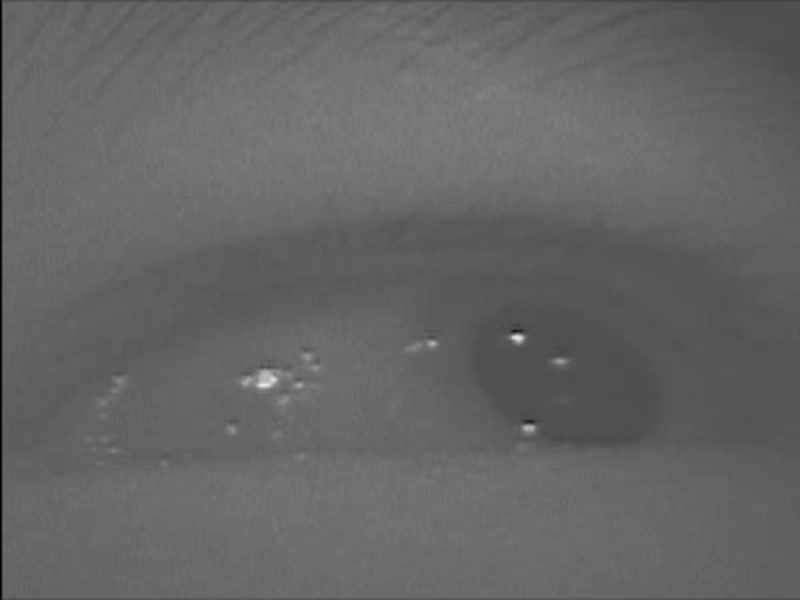
#> input picture img/01.jpg, 800 x 600 px, found by its file name
$ python view.py
#> lines starting #> are read from the running program, lines starting #| are printed output that depends on the picture; after the words box and inside, x2 and y2 are one past the last pixel; in counts of white or black regions, pixels touching at a corner belong together
import numpy as np
import cv2


def handle_mouse_click(event, x, y, flags, param) -> None:
    global mouse_x
    global mouse_y
    if event == cv2.EVENT_MOUSEMOVE:
        mouse_x, mouse_y = x, y
        return
    else:
        return


if __name__ == '__main__':
    img = cv2.imread('img\\01.jpg')
#> img is the input picture: shape (600, 800, 3); mean B, G, R 99, 102, 100
    img = cv2.resize(img, (400, 300))
#> img: shape (300, 400, 3)
    img_h, img_w = img.shape[0:2]
#> img_h = 300; img_w = 400

    if len(img.shape) == 3:
        img = cv2.cvtColor(img, cv2.COLOR_BGR2GRAY)  # 強制轉成灰階
#> img: shape (300, 400)

    # 狀態初始值
    current_x = 0
    current_y = 0
    # 如果為 True, 則以 95th 百分比、5th 百分比為圖表最大最小值
    # 否則用極值作為圖表最大最小值
    FLAG_exclude_outliers: bool = False
    FLAG_exclude_pupil: bool = False

    cursor_hover_pixel_value = -1

    # --- 瞳孔、亮點範圍 ---
    PUPIL_COLOR_RANGE = [80, 84]

    instructions="""<controls>

        W: move up
        S: move down
        A: move left
        D: move right

        F: exclude outliers (values <5% and >95% percentage)
        G: exclude pupil

        ESC: quit
    """

    print(instructions)

    while True:
        # --- img_visualize ---
        img_visualize = cv2.cvtColor(img, cv2.COLOR_GRAY2BGR)

        # --- 目前位置指標 ---
        cv2.line(img_visualize, (current_x, 0), (current_x, img_h-1), (0,255,255), 1)
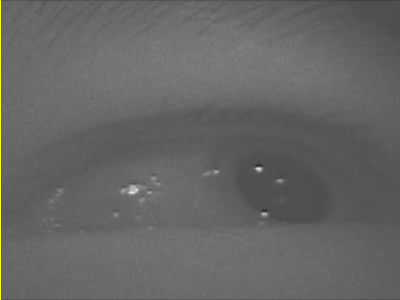
#> img_visualize: shape (300, 400, 3); mean B, G, R 101.1, 101.7, 101.7
        cv2.circle(img_visualize, (current_x, current_y), 2, (255,255,0), -1)
#> img_visualize: shape (300, 400, 3); 0% of pixels changed, all inside (x1, y1, x2, y2) = (0, 0, 3, 3)

        # --- 把瞳孔塗成藍色 ---
        if FLAG_exclude_pupil:
            ignore_list_pupil = np.where(np.logical_and(img >= 80, img <= 84))
            img_visualize[ignore_list_pupil] = (255, 0, 0)
            #include_list_pupil = np.where(np.logical_not(np.logical_and(img >= 80, img <= 84)))

        # --- 目前這一行 (current column) 的統計資料 ---
        pixels_of_current_column = img[:, current_x]
#> pixels_of_current_column = 300 values, max 20 at index 0, min 11 at index 225, mean 13.48
        column_max = np.max(pixels_of_current_column)
#> column_max = 20
        column_min = np.min(pixels_of_current_column)
#> column_min = 11
        column_avg = np.average(pixels_of_current_column)
#> column_avg = 13.48
        column_stdev = np.std(pixels_of_current_column)
#> column_stdev = 0.961

        if FLAG_exclude_pupil:
            pass

        tmp_sorted_pixels = sorted(list(pixels_of_current_column))
#> tmp_sorted_pixels = 300 values from 11 to 20

        column_percentile_5th = tmp_sorted_pixels[int(img_h*0.05-1)]
#> column_percentile_5th = 12
        column_percentile_95th = tmp_sorted_pixels[int(img_h*0.95-1)]
#> column_percentile_95th = 15

        # --- panel: 寬 700px, 高 600px ---
        TEXT_WIDTH: int = 1
        GRAPH_TEXT_WIDTH: int = 2

        panel = np.full((600, 700, 3), 255, dtype=np.uint8)
        cv2.putText(panel, f'current column (X): {current_x}', (20, 30), cv2.FONT_HERSHEY_SIMPLEX, 0.7, (0,0,0), TEXT_WIDTH)
        cv2.putText(panel, f'current row (Y): {current_y}', (20, 60), cv2.FONT_HERSHEY_SIMPLEX, 0.7, (0,0,0), TEXT_WIDTH)
        cv2.putText(panel, f'value(V) of current pixel: {img[current_y, current_x]}', (20, 90), cv2.FONT_HERSHEY_SIMPLEX, 0.7, (0,0,0), TEXT_WIDTH)
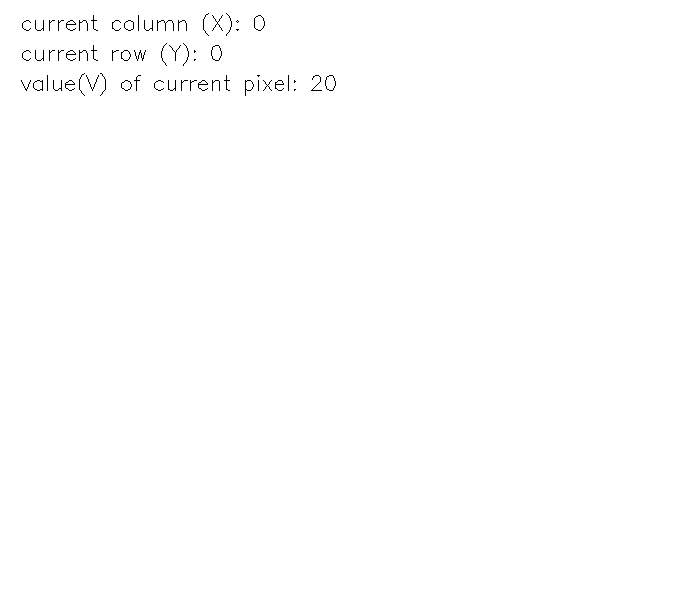
#> panel: shape (600, 700, 3); 99.7% white; black in thin lines or dots, all inside (x1, y1, x2, y2) = (21, 13, 336, 96)

        cv2.putText(panel, '<analysis of current column>', (20, 140), cv2.FONT_HERSHEY_SIMPLEX, 0.7, (0,0,0), TEXT_WIDTH)
        cv2.putText(panel, f'min:{column_min:.2f}  max:{column_max:.2f}', (20, 170), cv2.FONT_HERSHEY_SIMPLEX, 0.7, (0,0,0), TEXT_WIDTH)
        cv2.putText(panel, f'avg:{column_avg:.2f}  stdev:{column_stdev:.2f}', (20, 200), cv2.FONT_HERSHEY_SIMPLEX, 0.7, (0,0,0), TEXT_WIDTH)
        cv2.putText(panel, f'5th percentile:{column_percentile_5th:.2f}', (20, 230), cv2.FONT_HERSHEY_SIMPLEX, 0.7, (0,0,0), TEXT_WIDTH)
        cv2.putText(panel, f'95th percentile:{column_percentile_95th:.2f}', (20, 260), cv2.FONT_HERSHEY_SIMPLEX, 0.7, (0,0,0), TEXT_WIDTH)

        # 滑鼠移過的地方的 pixel value
        if cursor_hover_pixel_value != -1:
            cv2.putText(panel, f'pixel value: {cursor_hover_pixel_value}', (500, 30), cv2.FONT_HERSHEY_SIMPLEX, 0.7, (255,0,0), GRAPH_TEXT_WIDTH)

        # 圖表 (630x260 px)
        graph_w, graph_h = 630, 260
        graph_x, graph_y = 20, 320  # 圖表起始位置

        # 圖表 X, Y 軸
        cv2.line(panel, (graph_x, graph_y+graph_h), (graph_x+graph_w, graph_y+graph_h), (0,0,0), 1)
        cv2.line(panel, (graph_x, graph_y), (graph_x+graph_w, graph_y), (0,0,0), 1)
        cv2.line(panel, (graph_x, graph_y), (graph_x, graph_y+graph_h), (0,0,0), 1)

        # 顯示圖表最大最小值
        if FLAG_exclude_outliers:
            cv2.putText(panel, f'{column_percentile_5th:.2f} (5%)', (10, 580), cv2.FONT_HERSHEY_SIMPLEX, 0.6, (255,0,0), GRAPH_TEXT_WIDTH)
            cv2.putText(panel, f'{column_percentile_95th:.2f} (95%)', (10, 320), cv2.FONT_HERSHEY_SIMPLEX, 0.6, (255,0,0), GRAPH_TEXT_WIDTH)
        else:
            cv2.putText(panel, f'{column_min:.2f} (min)', (10, 580), cv2.FONT_HERSHEY_SIMPLEX, 0.6, (255,0,0), GRAPH_TEXT_WIDTH)
            cv2.putText(panel, f'{column_max:.2f} (max)', (10, 320), cv2.FONT_HERSHEY_SIMPLEX, 0.6, (255,0,0), GRAPH_TEXT_WIDTH)
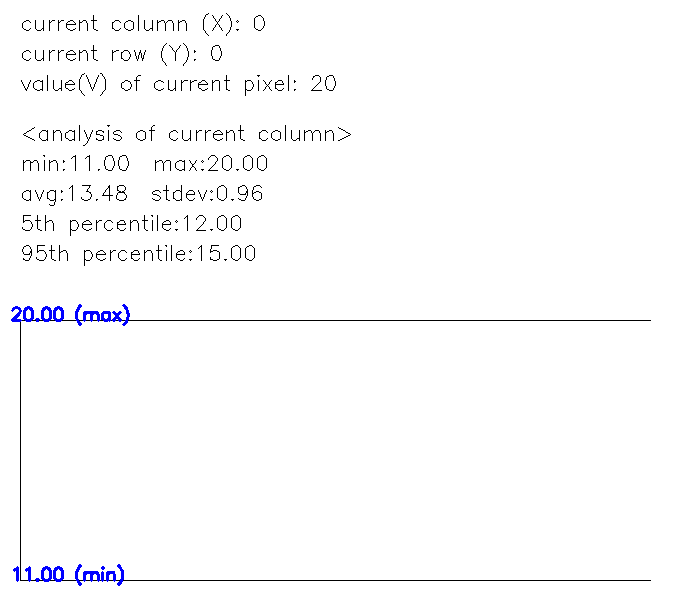
#> panel: shape (600, 700, 3); mean of channels 0, 1, 2 251.7, 250.8, 250.8; drawn as B, G, R

        DOT_SIZE: int = 1  # 1 -- 邊緣多加 1 個 pixel (= 3 pixel寬)
        prev_dot_x, prev_dot_y, prev_value = 0, 0, 0

        for y in range(img_h):
            dot_x = int(graph_x + graph_w*(y/img_h))

            if FLAG_exclude_outliers:
                dot_y = int(graph_y + graph_h - ((img[y, current_x]-column_percentile_5th)/(column_percentile_95th-column_percentile_5th))*graph_h)
            else:
                dot_y = int(graph_y + graph_h - ((img[y, current_x]-column_min)/(column_max-column_min))*graph_h)

            if y == current_y:
                panel[dot_y-DOT_SIZE-2: dot_y+DOT_SIZE+3, dot_x-DOT_SIZE-2: dot_x+DOT_SIZE+3] = (0, 255, 0)
            elif FLAG_exclude_outliers and (img[y, current_x] > column_percentile_95th or img[y, current_x] < column_percentile_5th):
                panel[dot_y-DOT_SIZE: dot_y+DOT_SIZE+1, dot_x-DOT_SIZE: dot_x+DOT_SIZE+1] = (160,160,160)
            else:
                panel[dot_y-DOT_SIZE: dot_y+DOT_SIZE+1, dot_x-DOT_SIZE: dot_x+DOT_SIZE+1] = (0, 0, 255)

            if 0 < y < img_h-1:
                if FLAG_exclude_outliers:
                    if (column_percentile_5th <= prev_value <= column_percentile_95th) and (column_percentile_5th <= img[y, current_x] <= column_percentile_95th):
                        cv2.line(panel, (prev_dot_x, prev_dot_y), (dot_x, dot_y), (0, 0, 255), 2)
                else:
                    cv2.line(panel, (prev_dot_x, prev_dot_y), (dot_x, dot_y), (0, 0, 255), 2)

            if FLAG_exclude_outliers:
                if column_percentile_5th <= img[y, current_x] <= column_percentile_95th:
                    prev_dot_x, prev_dot_y = dot_x, dot_y
                    prev_value = img[y, current_x]
            else:
                prev_dot_x, prev_dot_y = dot_x, dot_y
#> this loop made 300 passes
#> (dot_y, prev_dot_x, prev_dot_y) on passes 1 to 12: (320, 20, 320), (493, 22, 493), (522, 24, 522), (493, 26, 493), (493, 28, 493), (493, 30, 493), (493, 32, 493), (493, 34, 493), (464, 36, 464), (464, 38, 464), (522, 41, 522), (522, 43, 522)
#> dot_y on pass 100: 493
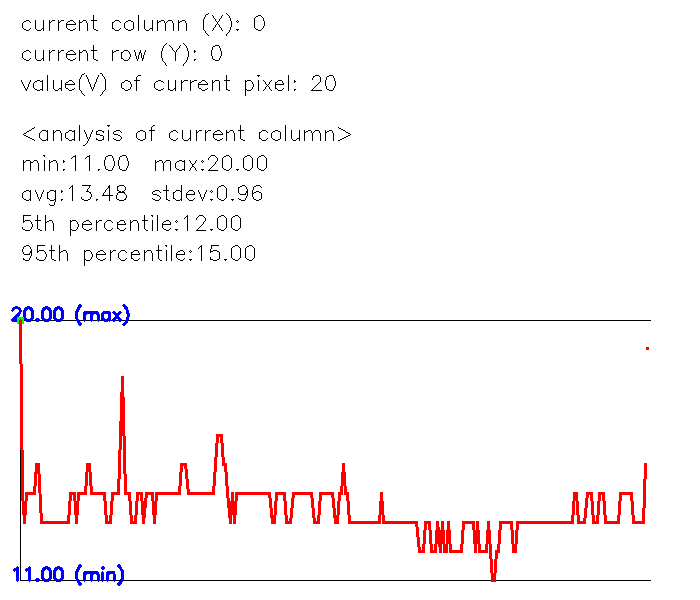
#> panel: shape (600, 700, 3); 1.97% of pixels changed, all inside (x1, y1, x2, y2) = (17, 317, 649, 582); drawn as B, G, R


        cv2.imshow('Column View', np.hstack((cv2.resize(img_visualize, (800, 600)), panel)))
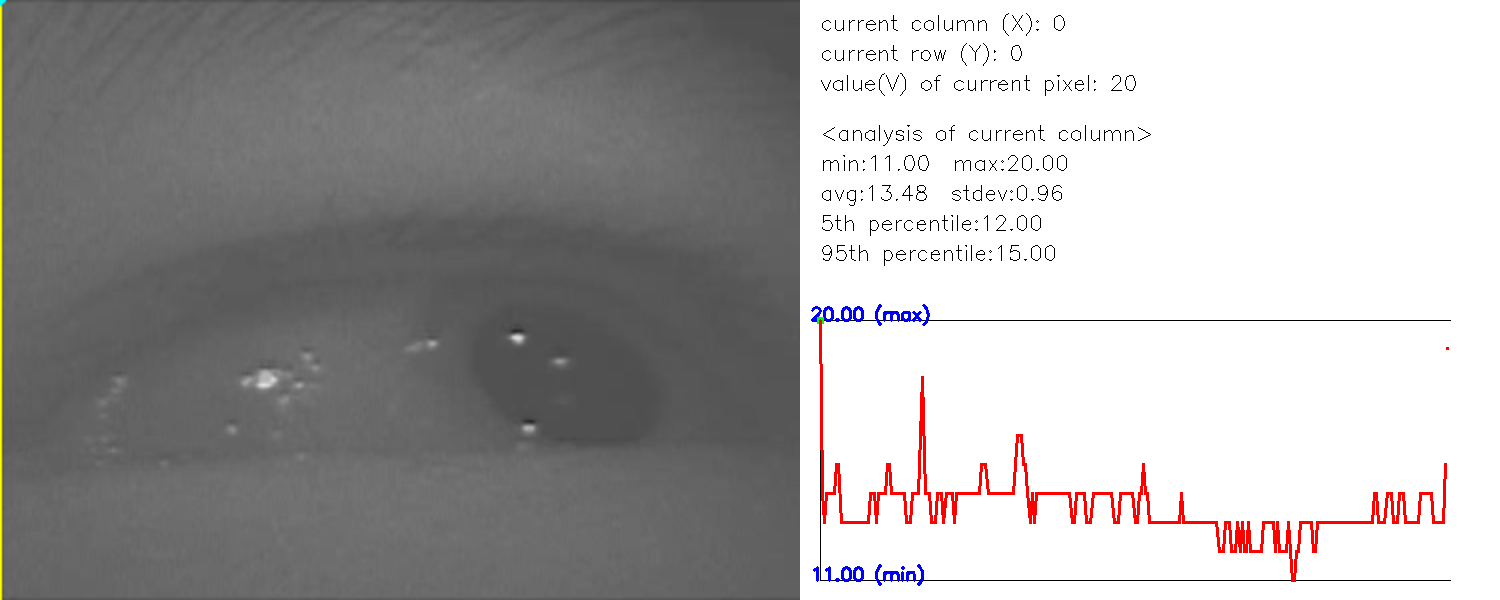
#> window 'Column View': shape (600, 1500, 3); mean B, G, R 169.1, 169, 171.3
        cv2.setMouseCallback('Column View', handle_mouse_click)
        uin = cv2.waitKey(33)  # uin: user input
#> (key Esc is pressed here)

        # handle mouse inputs
        global mouse_x
        if 'mouse_x' in globals() and mouse_x is not None:
            if mouse_x <= 800:
                cursor_hover_pixel_value = img[mouse_y//2-1, mouse_x//2-1]
            mouse_x = None

        # handle keyboard inputs
        if uin == 27: # ESC
            exit(0)
#> (the program exits here)
